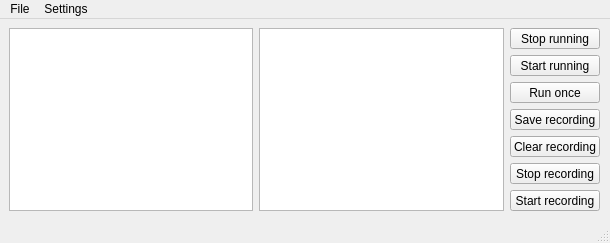
<?xml version="1.0" encoding="UTF-8"?>
<ui version="4.0">
 <class>MainWindow</class>
 <widget class="QMainWindow" name="MainWindow">
  <property name="geometry">
   <rect>
    <x>0</x>
    <y>0</y>
    <width>610</width>
    <height>243</height>
   </rect>
  </property>
  <property name="windowTitle">
   <string>Marvelous Mechanical Mouse</string>
  </property>
  <widget class="QWidget" name="centralwidget">
   <widget class="QWidget" name="horizontalLayoutWidget">
    <property name="geometry">
     <rect>
      <x>0</x>
      <y>0</y>
      <width>609</width>
      <height>201</height>
     </rect>
    </property>
    <layout class="QHBoxLayout" name="widget_layout_horizontal">
     <item>
      <widget class="QListWidget" name="widget_macros_list"/>
     </item>
     <item>
      <widget class="QTextEdit" name="widget_macro_text"/>
     </item>
     <item>
      <layout class="QVBoxLayout" name="widget_layout_vertical_buttons">
       <item>
        <widget class="QPushButton" name="widget_button_stop_running">
         <property name="text">
          <string>Stop running</string>
         </property>
        </widget>
       </item>
       <item>
        <widget class="QPushButton" name="widget_button_start_running">
         <property name="text">
          <string>Start running</string>
         </property>
        </widget>
       </item>
       <item>
        <widget class="QPushButton" name="widget_button_run_once">
         <property name="text">
          <string>Run once</string>
         </property>
        </widget>
       </item>
       <item>
        <widget class="QPushButton" name="widget_button_save_recording">
         <property name="text">
          <string>Save recording</string>
         </property>
        </widget>
       </item>
       <item>
        <widget class="QPushButton" name="widget_button_clear_recording">
         <property name="text">
          <string>Clear recording</string>
         </property>
        </widget>
       </item>
       <item>
        <widget class="QPushButton" name="widget_button_stop_recording">
         <property name="text">
          <string>Stop recording</string>
         </property>
        </widget>
       </item>
       <item>
        <widget class="QPushButton" name="widget_button_start_recording">
         <property name="text">
          <string>Start recording</string>
         </property>
        </widget>
       </item>
      </layout>
     </item>
    </layout>
   </widget>
  </widget>
  <widget class="QStatusBar" name="statusbar">
   <property name="enabled">
    <bool>true</bool>
   </property>
   <property name="statusTip">
    <string/>
   </property>
  </widget>
  <widget class="QMenuBar" name="menubar">
   <property name="enabled">
    <bool>true</bool>
   </property>
   <property name="geometry">
    <rect>
     <x>0</x>
     <y>0</y>
     <width>610</width>
     <height>21</height>
    </rect>
   </property>
   <widget class="QMenu" name="menu_file">
    <property name="title">
     <string>File</string>
    </property>
    <addaction name="action_open"/>
    <addaction name="action_save"/>
    <addaction name="action_save_as"/>
    <addaction name="separator"/>
    <addaction name="action_quit"/>
   </widget>
   <widget class="QMenu" name="menu_settings">
    <property name="title">
     <string>Settings</string>
    </property>
    <addaction name="action_playback_settings"/>
    <addaction name="action_keybindings"/>
   </widget>
   <addaction name="menu_file"/>
   <addaction name="menu_settings"/>
  </widget>
  <action name="action_open">
   <property name="text">
    <string>Open</string>
   </property>
  </action>
  <action name="action_save">
   <property name="text">
    <string>Save</string>
   </property>
  </action>
  <action name="action_quit">
   <property name="text">
    <string>Quit</string>
   </property>
  </action>
  <action name="action_playback_settings">
   <property name="text">
    <string>Playback settings</string>
   </property>
  </action>
  <action name="action_keybindings">
   <property name="enabled">
    <bool>false</bool>
   </property>
   <property name="text">
    <string>Keybindings (coming soon)</string>
   </property>
  </action>
  <action name="action_save_as">
   <property name="text">
    <string>Save As</string>
   </property>
  </action>
  <action name="action_about">
   <property name="text">
    <string>About</string>
   </property>
  </action>
 </widget>
 <layoutdefault spacing="6" margin="9"/>
 <resources/>
 <connections/>
 <designerdata>
  <property name="gridDeltaX">
   <number>10</number>
  </property>
  <property name="gridDeltaY">
   <number>10</number>
  </property>
  <property name="gridSnapX">
   <bool>true</bool>
  </property>
  <property name="gridSnapY">
   <bool>true</bool>
  </property>
  <property name="gridVisible">
   <bool>true</bool>
  </property>
 </designerdata>
</ui>
